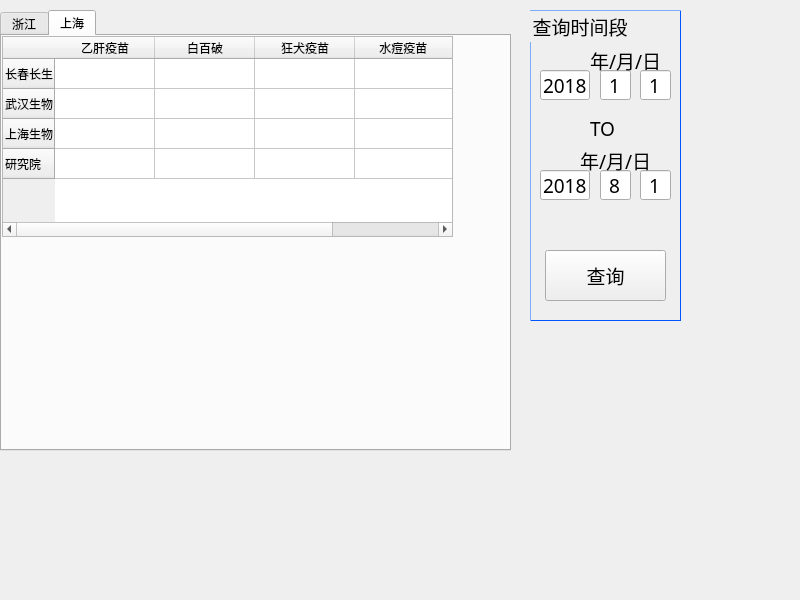
<?xml version="1.0" encoding="UTF-8"?>
<ui version="4.0">
 <class>Form</class>
 <widget class="QWidget" name="Form">
  <property name="geometry">
   <rect>
    <x>0</x>
    <y>0</y>
    <width>800</width>
    <height>600</height>
   </rect>
  </property>
  <property name="windowTitle">
   <string>Form</string>
  </property>
  <widget class="QTabWidget" name="tabWidget">
   <property name="geometry">
    <rect>
     <x>0</x>
     <y>10</y>
     <width>511</width>
     <height>441</height>
    </rect>
   </property>
   <property name="currentIndex">
    <number>1</number>
   </property>
   <widget class="QWidget" name="zhejiangtab">
    <attribute name="title">
     <string>浙江</string>
    </attribute>
    <widget class="QTableWidget" name="tableWidget">
     <property name="geometry">
      <rect>
       <x>0</x>
       <y>-10</y>
       <width>451</width>
       <height>201</height>
      </rect>
     </property>
     <row>
      <property name="text">
       <string>长春长生</string>
      </property>
     </row>
     <row>
      <property name="text">
       <string>武汉生物</string>
      </property>
     </row>
     <row>
      <property name="text">
       <string>上海生物</string>
      </property>
     </row>
     <row>
      <property name="text">
       <string>研究院</string>
      </property>
     </row>
     <column>
      <property name="text">
       <string>乙肝疫苗</string>
      </property>
     </column>
     <column>
      <property name="text">
       <string>白百破</string>
      </property>
     </column>
     <column>
      <property name="text">
       <string>狂犬疫苗</string>
      </property>
     </column>
     <column>
      <property name="text">
       <string>水痘疫苗 </string>
      </property>
     </column>
    </widget>
   </widget>
   <widget class="QWidget" name="shanghaitab">
    <attribute name="title">
     <string>上海</string>
    </attribute>
    <widget class="QTableWidget" name="tableWidget_3">
     <property name="geometry">
      <rect>
       <x>0</x>
       <y>0</y>
       <width>451</width>
       <height>201</height>
      </rect>
     </property>
     <row>
      <property name="text">
       <string>长春长生</string>
      </property>
     </row>
     <row>
      <property name="text">
       <string>武汉生物</string>
      </property>
     </row>
     <row>
      <property name="text">
       <string>上海生物</string>
      </property>
     </row>
     <row>
      <property name="text">
       <string>研究院</string>
      </property>
     </row>
     <column>
      <property name="text">
       <string>乙肝疫苗</string>
      </property>
     </column>
     <column>
      <property name="text">
       <string>白百破</string>
      </property>
     </column>
     <column>
      <property name="text">
       <string>狂犬疫苗</string>
      </property>
     </column>
     <column>
      <property name="text">
       <string>水痘疫苗 </string>
      </property>
     </column>
    </widget>
   </widget>
  </widget>
  <widget class="QGroupBox" name="groupBox">
   <property name="geometry">
    <rect>
     <x>530</x>
     <y>10</y>
     <width>151</width>
     <height>311</height>
    </rect>
   </property>
   <property name="font">
    <font>
     <family>Microsoft YaHei</family>
     <pointsize>14</pointsize>
    </font>
   </property>
   <property name="styleSheet">
    <string notr="true">QGroupBox{
border-width:1px;
border-color: rgb(0, 85, 255);
border-style:outset;
}
</string>
   </property>
   <property name="title">
    <string>查询时间段</string>
   </property>
   <widget class="SoftKeyLineEdit" name="le_EndYear">
    <property name="geometry">
     <rect>
      <x>10</x>
      <y>160</y>
      <width>50</width>
      <height>30</height>
     </rect>
    </property>
    <property name="font">
     <font>
      <family>Microsoft YaHei</family>
      <pointsize>14</pointsize>
     </font>
    </property>
    <property name="layoutDirection">
     <enum>Qt::LeftToRight</enum>
    </property>
    <property name="text">
     <string>2018</string>
    </property>
    <property name="alignment">
     <set>Qt::AlignCenter</set>
    </property>
   </widget>
   <widget class="SoftKeyLineEdit" name="le_StartMonth">
    <property name="geometry">
     <rect>
      <x>70</x>
      <y>60</y>
      <width>31</width>
      <height>30</height>
     </rect>
    </property>
    <property name="font">
     <font>
      <family>Microsoft YaHei</family>
      <pointsize>14</pointsize>
     </font>
    </property>
    <property name="layoutDirection">
     <enum>Qt::LeftToRight</enum>
    </property>
    <property name="text">
     <string>1</string>
    </property>
    <property name="alignment">
     <set>Qt::AlignCenter</set>
    </property>
   </widget>
   <widget class="SoftKeyLineEdit" name="le_StartYear">
    <property name="geometry">
     <rect>
      <x>10</x>
      <y>60</y>
      <width>50</width>
      <height>30</height>
     </rect>
    </property>
    <property name="font">
     <font>
      <family>Microsoft YaHei</family>
      <pointsize>14</pointsize>
     </font>
    </property>
    <property name="layoutDirection">
     <enum>Qt::LeftToRight</enum>
    </property>
    <property name="text">
     <string>2018</string>
    </property>
    <property name="alignment">
     <set>Qt::AlignCenter</set>
    </property>
   </widget>
   <widget class="QLabel" name="label_36">
    <property name="geometry">
     <rect>
      <x>60</x>
      <y>40</y>
      <width>81</width>
      <height>21</height>
     </rect>
    </property>
    <property name="font">
     <font>
      <family>Microsoft YaHei</family>
      <pointsize>14</pointsize>
     </font>
    </property>
    <property name="layoutDirection">
     <enum>Qt::RightToLeft</enum>
    </property>
    <property name="text">
     <string>年/月/日</string>
    </property>
   </widget>
   <widget class="SoftKeyLineEdit" name="le_EndMonth">
    <property name="geometry">
     <rect>
      <x>70</x>
      <y>160</y>
      <width>31</width>
      <height>30</height>
     </rect>
    </property>
    <property name="font">
     <font>
      <family>Microsoft YaHei</family>
      <pointsize>14</pointsize>
     </font>
    </property>
    <property name="layoutDirection">
     <enum>Qt::LeftToRight</enum>
    </property>
    <property name="text">
     <string>8</string>
    </property>
    <property name="alignment">
     <set>Qt::AlignCenter</set>
    </property>
   </widget>
   <widget class="SoftKeyLineEdit" name="le_StartDay">
    <property name="geometry">
     <rect>
      <x>110</x>
      <y>60</y>
      <width>31</width>
      <height>30</height>
     </rect>
    </property>
    <property name="font">
     <font>
      <family>Microsoft YaHei</family>
      <pointsize>14</pointsize>
     </font>
    </property>
    <property name="layoutDirection">
     <enum>Qt::LeftToRight</enum>
    </property>
    <property name="text">
     <string>1</string>
    </property>
    <property name="alignment">
     <set>Qt::AlignCenter</set>
    </property>
   </widget>
   <widget class="SoftKeyLineEdit" name="le_EndDay">
    <property name="geometry">
     <rect>
      <x>110</x>
      <y>160</y>
      <width>31</width>
      <height>30</height>
     </rect>
    </property>
    <property name="font">
     <font>
      <family>Microsoft YaHei</family>
      <pointsize>14</pointsize>
     </font>
    </property>
    <property name="layoutDirection">
     <enum>Qt::LeftToRight</enum>
    </property>
    <property name="text">
     <string>1</string>
    </property>
    <property name="alignment">
     <set>Qt::AlignCenter</set>
    </property>
   </widget>
   <widget class="QLabel" name="label_94">
    <property name="geometry">
     <rect>
      <x>50</x>
      <y>140</y>
      <width>91</width>
      <height>21</height>
     </rect>
    </property>
    <property name="font">
     <font>
      <family>Microsoft YaHei</family>
      <pointsize>14</pointsize>
     </font>
    </property>
    <property name="layoutDirection">
     <enum>Qt::RightToLeft</enum>
    </property>
    <property name="text">
     <string>年/月/日</string>
    </property>
   </widget>
   <widget class="QPushButton" name="btn_Search">
    <property name="geometry">
     <rect>
      <x>15</x>
      <y>240</y>
      <width>121</width>
      <height>51</height>
     </rect>
    </property>
    <property name="font">
     <font>
      <family>Microsoft YaHei</family>
      <pointsize>14</pointsize>
     </font>
    </property>
    <property name="text">
     <string>查询</string>
    </property>
   </widget>
   <widget class="QLabel" name="label">
    <property name="geometry">
     <rect>
      <x>60</x>
      <y>110</y>
      <width>41</width>
      <height>17</height>
     </rect>
    </property>
    <property name="font">
     <font>
      <family>Microsoft YaHei</family>
      <pointsize>14</pointsize>
     </font>
    </property>
    <property name="text">
     <string>TO</string>
    </property>
   </widget>
  </widget>
 </widget>
 <customwidgets>
  <customwidget>
   <class>SoftKeyLineEdit</class>
   <extends>QLineEdit</extends>
   <header>softkeylineedit.h</header>
  </customwidget>
 </customwidgets>
 <resources/>
 <connections/>
</ui>
